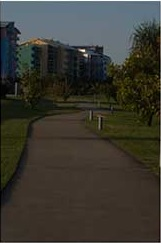
#> input picture images/underexposed.jpg, 161 x 243 px, found by its file name
$ python Task_1.py   (older library calls are emulated)
#> lines starting #> are read from the running program, lines starting #| are printed output that depends on the picture
import numpy as np, cv2 as cv
from matplotlib import pyplot as plt
def rgb2grey(img):
    rgbImg = np.zeros((img.shape[0],img.shape[1],1),np.int32)
    for height in range(0,img.shape[0]):
        for width in range(0, img.shape[1]):
            rgbImg[height,width,0] =sum(img[height,width,:])/3
    return rgbImg
def histogram(img, title):
    if(img.shape[2] > 1):
        label = "RGB"

    else:
        label = ""

    colors =['red', 'blue', 'green']
    bins = [x for x in range(0, 256)]
    for channel in range(img.shape[2]):
        counts = np.zeros(256, np.int32)
        for height in range(0, img.shape[0]):

            intensity = 0
            for width in range(0, img.shape[1]):
                counts[img[height][width][channel]] += 1

        print()
        plt.bar(bins, counts, width=1, edgecolor='none',color =colors[channel])

    # counts, bins = np.histogram(img, range(257))
    # plot histogram centered on values 0..255

    # plt.xlim([-0.5, 255.5])

    # plt.figure(title)
    plt.legend(label)
    plt.title(title)
    # plt.show()

img = cv.imread("underexposed.jpg")
#> img is the input picture: shape (243, 161, 3); mean B, G, R 49.4, 57.2, 58.6
# plt.figure("underexposed.jpg")

histogram(img,"Under Exposed RGB Image")
# plt.show()
img = rgb2grey(img)
#> after the loop in rgb2grey, `for height in range(0,img.shape[0]):`:
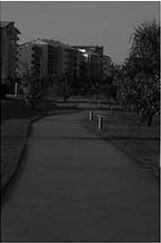
#> rgbImg: shape (243, 161, 1) int32; min 0, max 252, mean 54.7
plt.figure(2)
# plt.show()
histogram(img,"Under Exposed Grey Image")
print()


img = cv.imread("overexposed.jpg")
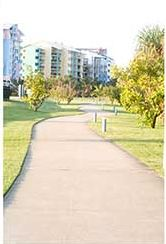
#> input picture images/overexposed.JPG, 166 x 244 px, found by its file name
#> img is the input picture: shape (244, 166, 3); mean B, G, R 185.6, 211.8, 218.4
plt.figure(3)
histogram(img, "Over Exposed RGB Image")
img = rgb2grey(img)
#> after the loop in rgb2grey (call 2), `for height in range(0,img.shape[0]):`:
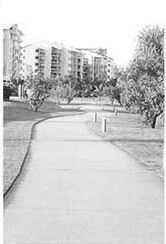
#> rgbImg: shape (244, 166, 1) int32; min 7, max 255, mean 205
plt.figure(4)
histogram(img,"Over Exposed Grey Image")
print()
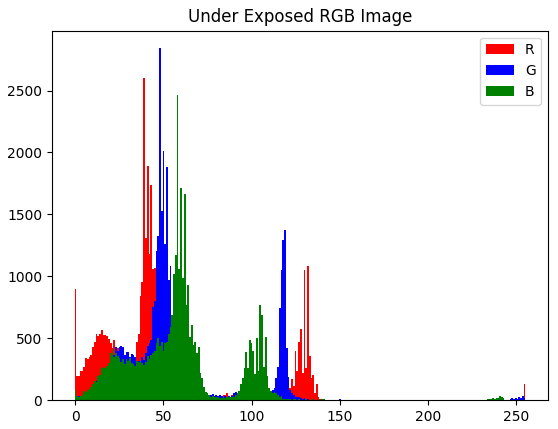
#> figure drawn by matplotlib, 1 panel; tallest bar 2601 high, from x = 38.5 to 39.5; tallest bar 2842 high, from x = 47.5 to 48.5; tallest bar 2462 high, from x = 57.5 to 58.5
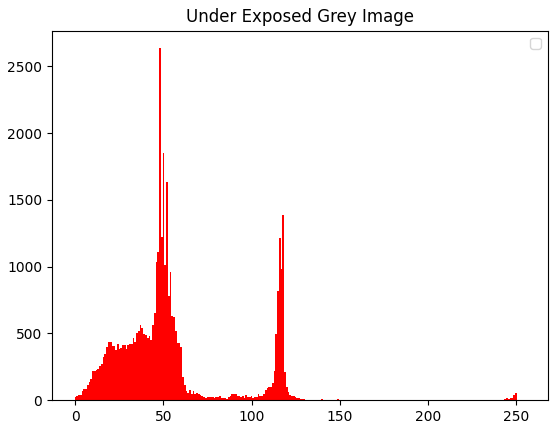
#> figure drawn by matplotlib, 1 panel; tallest bar 2637 high, from x = 47.5 to 48.5
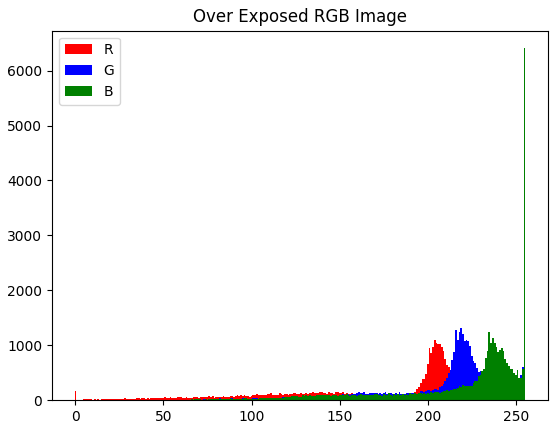
#> figure drawn by matplotlib, 1 panel; tallest bar 6111 high, from x = 254.5 to 255.5; tallest bar 6312 high, from x = 254.5 to 255.5; tallest bar 6407 high, from x = 254.5 to 255.5
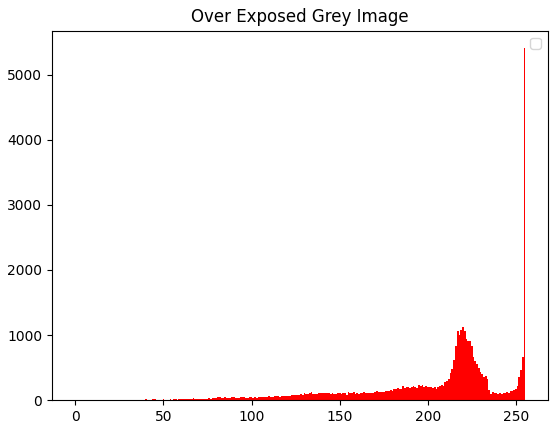
#> figure drawn by matplotlib, 1 panel; tallest bar 5407 high, from x = 254.5 to 255.5
